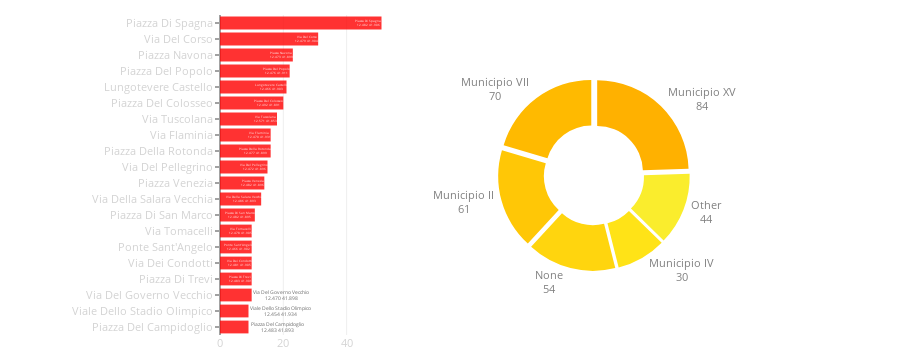

Notebook code cell kept with this figure:
### Code cell
def street_area_combine_plot(streets_barchart_y, 
                             streets_barchart_x,
                             lat, lon,
                             areas_barchart_values, 
                             areas_piechart_labels):    
    HOLE = 0.5
    PULL = 0.05
    PIE_AREA_X = [0.1, 1.0]
    PIE_AREA_Y = [0.2, 0.8]
    BAR_CHART_OPACITY = 0.8
    BAR_CHART_COLOR = 'red'
    BAR_CHART_CM = "Wistia"
    BAR_CHART_LEGEND_X = 0.55
    BAR_CHART_LEGEND_Y = 0.0
    
    TICK_LEN = 4
    PLOT_HEIGHT = 350
    PLOT_WIDTH = 900
    BAR_CHART_AREA_X = [0, 0.25]
    BAR_CHART_AREA_Y = [0, 1.0]
    MARGIN = go.layout.Margin(l=220, t=15, b=15, r=0)
    
    BAR_CHART_FONT_COLOR = 'lightgrey'
    BAR_CHART_FONT_SIZE = 11
    PIE_CHART_FONT_COLOR = 'grey'
    PIE_CHART_FONT_SIZE = 11
    
    MIN_COLOR_VALUE = 0.20
    MAX_COLOR_VALUE = 0.60
    
    colormap = matplotlib.cm.get_cmap(BAR_CHART_CM)
    
    norm_val = np.linspace(MAX_COLOR_VALUE, 
                           MIN_COLOR_VALUE, 
                           len(areas_barchart_values))
    
    pieces_colors = list(map(lambda x: 
                             matplotlib.colors.rgb2hex(colormap(x)), 
                             norm_val))
    
    round3 = lambda x: round(float(x), 3)
    hover_format = lambda x, y, z: "{}<br>{:.3f} {:.3f}".format(x, round3(y), round3(z))
    bar_hover = list(map(hover_format, streets_barchart_y, lat, lon))
    
    data = [go.Bar(y=streets_barchart_y,
                    x=streets_barchart_x,
                    marker=dict(color=BAR_CHART_COLOR), 
                    orientation='h',
                    text=bar_hover,
                    hoverinfo='text',
                    opacity=BAR_CHART_OPACITY, 
                    showlegend=False),

            go.Pie(values=areas_barchart_values,
                    labels=areas_piechart_labels,
                    domain=dict(x=PIE_AREA_X, y=PIE_AREA_Y),
                    hoverinfo="label+percent+value",
                    textinfo='label+value', 
                    textposition='outside',
                    hole=HOLE,
                    sort=False,
                    textfont=dict(size=PIE_CHART_FONT_SIZE, 
                                  color=PIE_CHART_FONT_COLOR),
                    marker=dict(colors=pieces_colors), 
                    pull=PULL)]
    
    layout = go.Layout(height=PLOT_HEIGHT, width=PLOT_WIDTH,
                       showlegend=False, 
                       margin=MARGIN, 
                       hovermode='closest',
                       xaxis=dict(domain=BAR_CHART_AREA_X, 
                                  tickfont=dict(color=BAR_CHART_FONT_COLOR,
                                                size=BAR_CHART_FONT_SIZE)),
                       yaxis=dict(domain=BAR_CHART_AREA_Y, 
                                  autorange="reversed", 
                                  ticklen=TICK_LEN, 
                                  tickfont=dict(size=BAR_CHART_FONT_SIZE, 
                                                color=BAR_CHART_FONT_COLOR)))
    fig = go.Figure(data=data, layout=layout)
    py.iplot(fig, show_link=False)

    
N_AREAS_VISUALIZED = 5
N_STREETS_VISUALIZED = 20
OTHER_LABEL = "Other"

streets_table_shrinked = streets_table[:N_STREETS_VISUALIZED]
area_activity_shrinked = area_activity[:N_AREAS_VISUALIZED] + [sum(area_activity[N_AREAS_VISUALIZED+1:])]
areas_labels_shrinked = areas[:N_AREAS_VISUALIZED] + [OTHER_LABEL]

street_area_combine_plot(streets_table_shrinked[STREET_COLUMN],
                         streets_table_shrinked['counter'],
                         streets_table_shrinked['latitude'],
                         streets_table_shrinked['longtitude'],
                         area_activity_shrinked,
                         areas_labels_shrinked)

### Figure 1 — Plotly figure (JSON) as saved in the notebook; plotly's stock layout.template omitted (floating-point values rounded to 4 significant figures)
{"data": [{"hoverinfo": "text", "marker": {"color": "red"}, "opacity": 0.8, "orientation": "h", "showlegend": false, "text": ["Piazza Di Spagna<br>12.482 41.906", "Via Del Corso<br>12.479 41.904", "Piazza Navona<br>12.473 41.899", "Piazza Del Popolo<br>12.476 41.911", "Lungotevere Castello<br>12.466 41.903", "Piazza Del Colosseo<br>12.492 41.891", "Via Tuscolana<br>12.571 41.853", "Via Flaminia<br>12.470 41.931", "Piazza Della Rotonda<br>12.477 41.899", "Via Del Pellegrino<br>12.472 41.896", "Piazza Venezia<br>12.482 41.896", "Via Della Salara Vecchia<br>12.486 41.893", "Piazza Di San Marco<br>12.482 41.895", "Via Tomacelli<br>12.478 41.905", "Ponte Sant'Angelo<br>12.466 41.902", "Via Dei Condotti<br>12.481 41.905", "Piazza Di Trevi<br>12.483 41.901", "Via Del Governo Vecchio<br>12.470 41.898", "Viale Dello Stadio Olimpico<br>12.454 41.934", "Piazza Del Campidoglio<br>12.483 41.893"], "type": "bar", "uid": "5bf95da4-2af7-11e9-a212-3c15c2cf2370", "x": [51, 31, 23, 22, 21, 20, 18, 16, 16, 15, 14, 13, 11, 10, 10, 10, 10, 10, 9, 9], "y": ["Piazza Di Spagna", "Via Del Corso", "Piazza Navona", "Piazza Del Popolo", "Lungotevere Castello", "Piazza Del Colosseo", "Via Tuscolana", "Via Flaminia", "Piazza Della Rotonda", "Via Del Pellegrino", "Piazza Venezia", "Via Della Salara Vecchia", "Piazza Di San Marco", "Via Tomacelli", "Ponte Sant'Angelo", "Via Dei Condotti", "Piazza Di Trevi", "Via Del Governo Vecchio", "Viale Dello Stadio Olimpico", "Piazza Del Campidoglio"]}, {"domain": {"x": [0.1, 1], "y": [0.2, 0.8]}, "hole": 0.5, "hoverinfo": "label+percent+value", "labels": ["Municipio XV", "Municipio VII", "Municipio II", "None", "Municipio IV", "Other"], "marker": {"colors": ["#ffb100", "#ffba00", "#ffc706", "#ffd50e", "#ffe317", "#faed2d"]}, "pull": 0.05, "sort": false, "textfont": {"color": "grey", "size": 11}, "textinfo": "label+value", "textposition": "outside", "type": "pie", "uid": "5bf95fac-2af7-11e9-a5d0-3c15c2cf2370", "values": [84, 70, 61, 54, 30, 44]}], "layout": {"height": 350, "hovermode": "closest", "margin": {"b": 15, "l": 220, "r": 0, "t": 15}, "showlegend": false, "width": 900, "xaxis": {"domain": [0, 0.25], "tickfont": {"color": "lightgrey", "size": 11}}, "yaxis": {"autorange": "reversed", "domain": [0, 1], "tickfont": {"color": "lightgrey", "size": 11}, "ticklen": 4}}}
